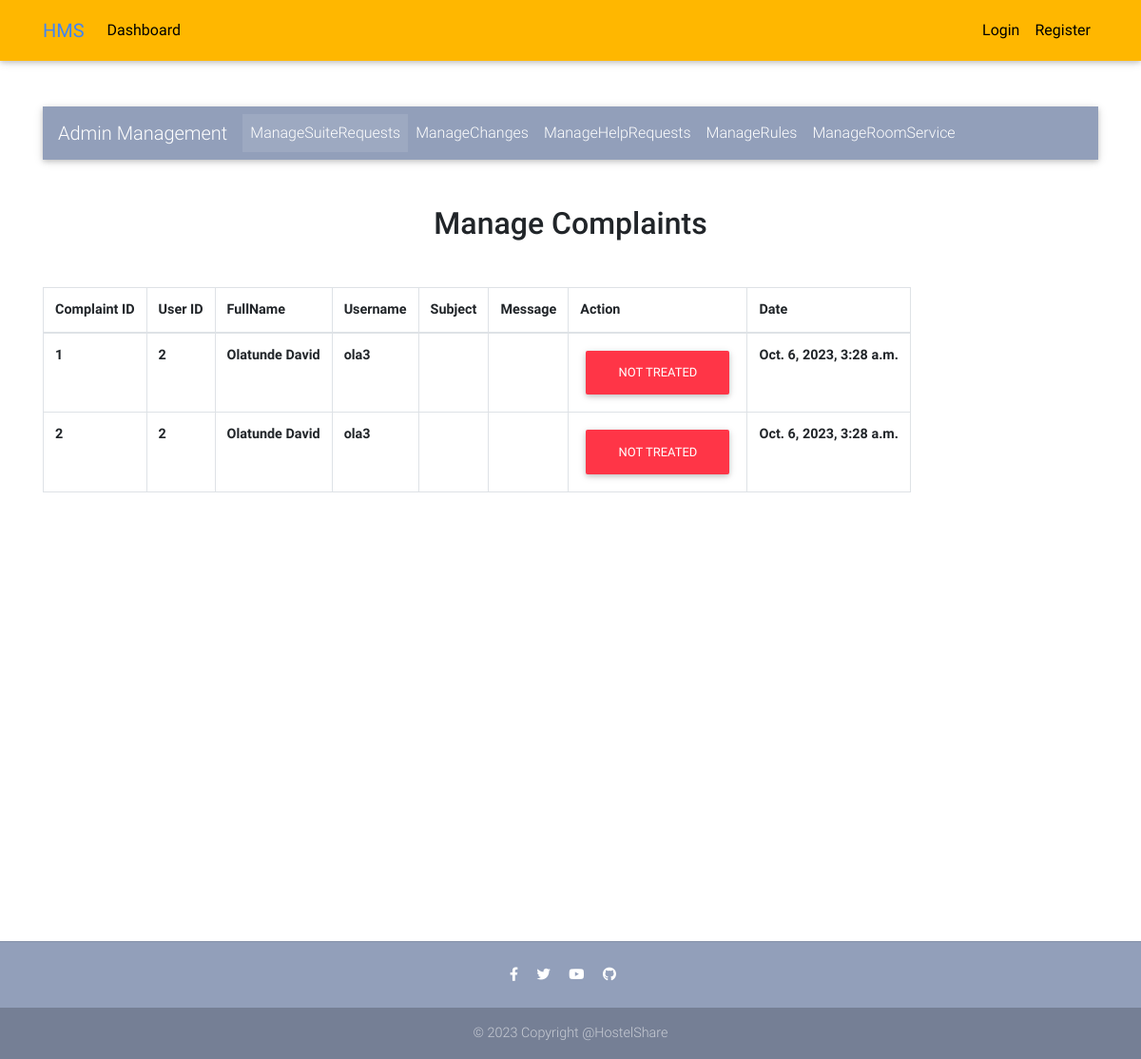
Page /app/manage_help_request on the committed database.
### app_core/models.py (models this page shows, shortened)
class HelpRequest(models.Model):
    user = models.ForeignKey(User, on_delete = models.CASCADE)
    subject = models.CharField(max_length = 40)
    message = models.TextField()
    status = models.BooleanField(default=False)
    created_at = models.DateTimeField(auto_now = True)
    updated_at = models.DateTimeField(auto_now_add = True)

### app_core/admin_views.py (the view)
# urls.py: path("manage_help_request", manage_help_request, name = "manage-help-request"),
def manage_help_request(request):
    help_requests = HelpRequest.objects.all()
    context = {"help_requests":help_requests}
    return render(request, "admin_templates/manage_help_request.html", context)

### app_core/templates/admin_templates/manage_help_request.html (shortened to what this page needs)
{% extends 'admin_templates/base.html' %}
{% block content %}
<br><br><br><br>
<main>
    <div class="container">
    {% include 'admin_templates/admin_nav.html' %}
    <h2 class="my-5 h2 text-center">Manage Complaints</h2>
        <div class="table">
            <table class="table-stripped table-hovered table-bordered">
                <thead>
                    <tr>
                        <td>Complaint ID</td>
                        <td>User ID</td>
                        <td>FullName</td>
                        <td>Username</td>
                        <td>Subject</td>
                        <td>Message</td>
                        <td>Action</td>
                        <td>Date</td>
                    </tr>
                </thead>
                <tbody>
                    {% for complain in help_requests %}
                    <tr>
                        <td>{{complain.id}}</td>
                        <td>{{complain.user.id}}</td>
                        <td>{{complain.user.first_name}}</td>
                        <td>{{complain.user.username}}</td>
                        <td>{{complain.subject}}</td>
                        <td>{{complain.message}}</td>
                        {% if complain.status %}
                        <td><a href="{% url 'app:help-request-status' complain.id %}" type="button" class="btn btn-danger">Not Treated</a></td>
                        {% else %}
                        <td><a href="{% url 'app:help-request-status' complain.id %}" type="button" class="btn btn-success">Treated</a></td>
                        {% endif %}
                        <td>{{complain.created_at}}</td>
                    </tr>
                    {% endfor %}
                </tbody>
            </table>
        </div>
    </div>
</main>
<br><br><br><br><br><br><br><br><br><br><br><br><br><br><br><br><br><br>
{% endblock %}

### static/css/main.css (style rules this page uses)
table td { font-weight: bold; }

### app_core/templates/admin_templates/base.html (style rules this page uses)
html, body, header, .carousel { height: 60vh; }

### rows in the picture
HelpRequest: id "1", user.id "2", user.first_name "Olatunde David", user.username "ola3", status "NOT TREATED", created_at "Oct. 6, 2023, 3:28 a.m."
HelpRequest: id "2", user.id "2", user.first_name "Olatunde David", user.username "ola3", status "NOT TREATED", created_at "Oct. 6, 2023, 3:28 a.m."
